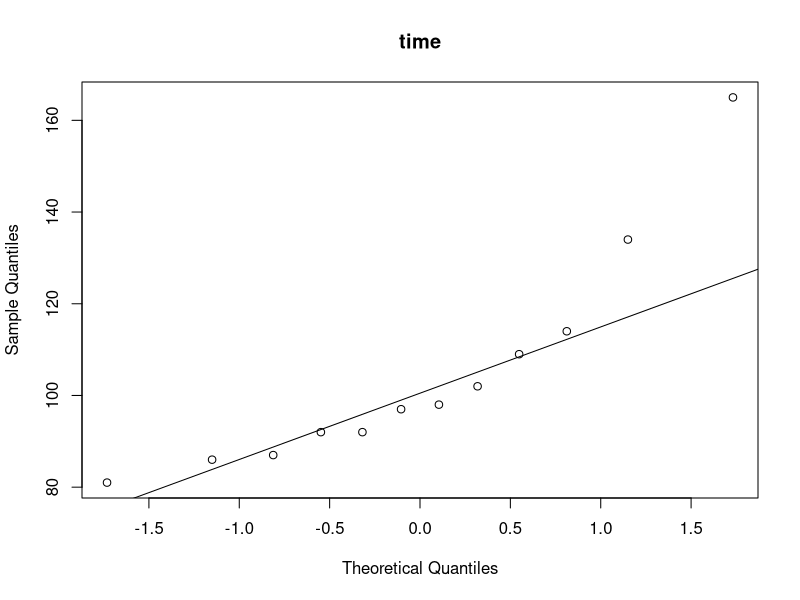
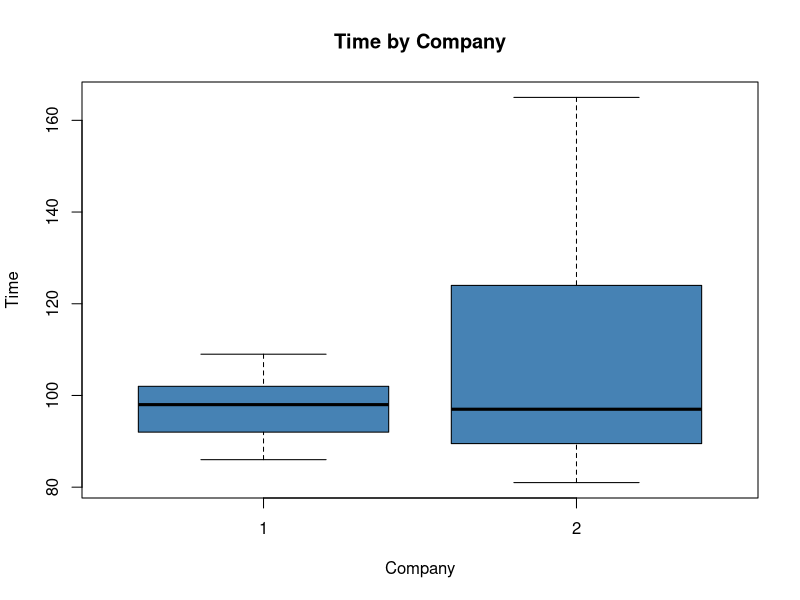
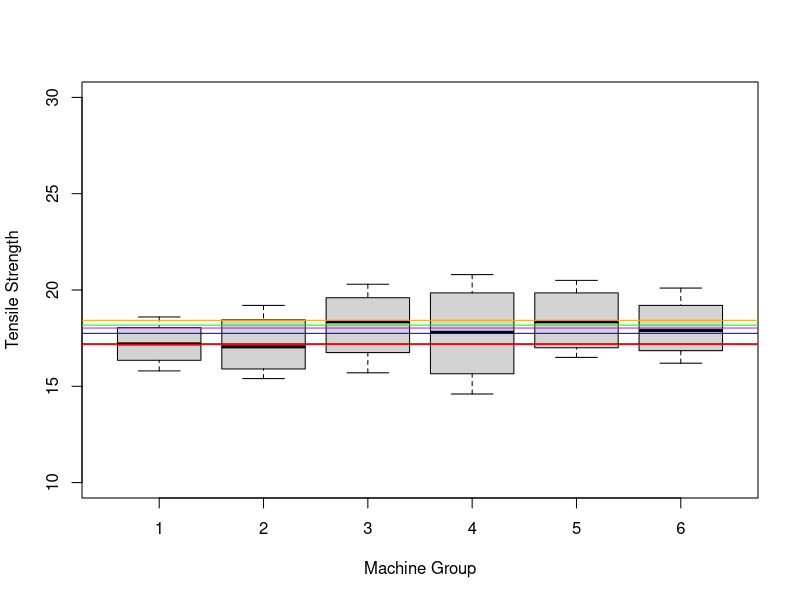
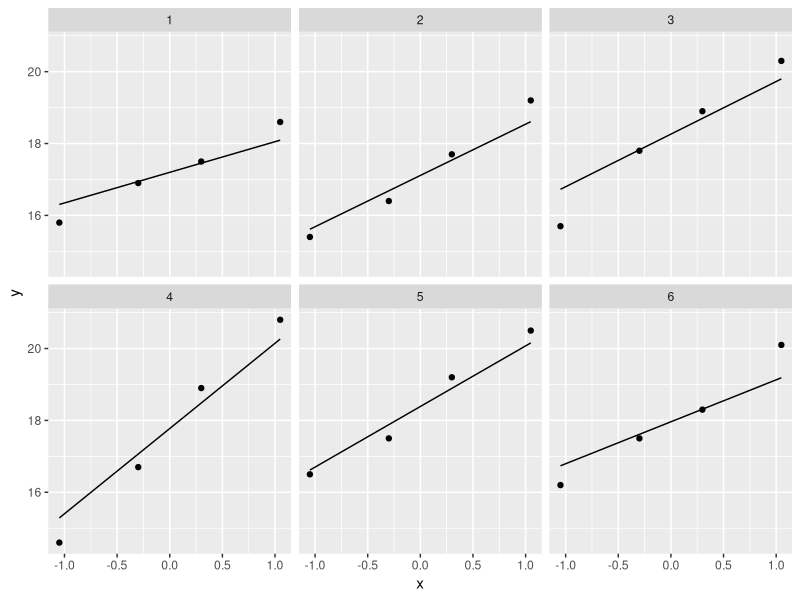

The R source for these figures, in order:
## ---- chunk 1
knitr::opts_chunk$set(echo = TRUE)
## ---- chunk 2

company1 <- c(102, 86, 98, 109, 92)
company2 <- c(81, 165, 97, 134, 92, 87, 114)
## ---- chunk 3

data <- data.frame(company = rep(c("1", "2"), c(length(company1), length(company2))),
                   time = c(company1, company2))

# Create a normal QQ plot for time variable
qqnorm(data$time, main='time')
qqline(data$time) # Add reference line

## ---- chunk 4
qf(0.95, 6,4)
var.test(company2, company1, alternative = "two.sided")
## ---- chunk 5
qt(0.9, 10)
t.test(company2, company1, alternative="less", mu=10, conf.level=0.9)
## ---- chunk 6
boxplot(time ~ company,
        data = data,
        col = "steelblue",
        main = "Time by Company",
        xlab = "Company",
        ylab = "Time")
## ---- chunk 7

# Create a vector of tensile strength measurements
tensile <- c(17.5, 16.9, 15.8, 18.6,
             16.4, 19.2, 17.7, 15.4,
             20.3, 15.7, 17.8, 18.9,
             14.6, 16.7, 20.8, 18.9,
             17.5, 19.2, 16.5, 20.5,
             18.3, 16.2 ,17.5 ,20.1)

# Create a vector of machine labels
machine <- factor(rep(1:6 , each =4))

# Create a data frame with tensile and machine columns
data <- data.frame(tensile , machine)

# Plot tensile strength by machine group
plot(machine , tensile , ylim = c(10 , 30) , ylab = "Tensile Strength" , xlab = "Machine Group" ,
pch = 21 , bg = as.numeric(machine))
abline(h = mean(tensile[machine == 1]))
abline(h = mean(tensile[machine == 2]) , col = "red")
abline(h = mean(tensile[machine == 3]) , col = "green")
abline(h = mean(tensile[machine == 4]) , col = "blue")
abline(h = mean(tensile[machine == 5]) , col = "orange")
abline(h = mean(tensile[machine == 6]) , col = "purple")

## ---- chunk 8
# Load the ggplot2 package
library(ggplot2)

# Create a qqplot for each machine group
ggplot(data , aes(sample = tensile)) +
  geom_qq() +
  geom_qq_line() +
  facet_wrap(~ machine)
## ---- chunk 9
# Calculate the variance of tensile strength for each machine group
tapply(data$tensile , data$machine , var)
## ---- chunk 10

# Perform Welch's ANOVA on tensile strength by machine group
oneway.test(tensile ~ machine , data = data , var.equal = FALSE)
# Next we perform the Kruskal-Wallis test
kruskal.test(tensile ~ machine)
